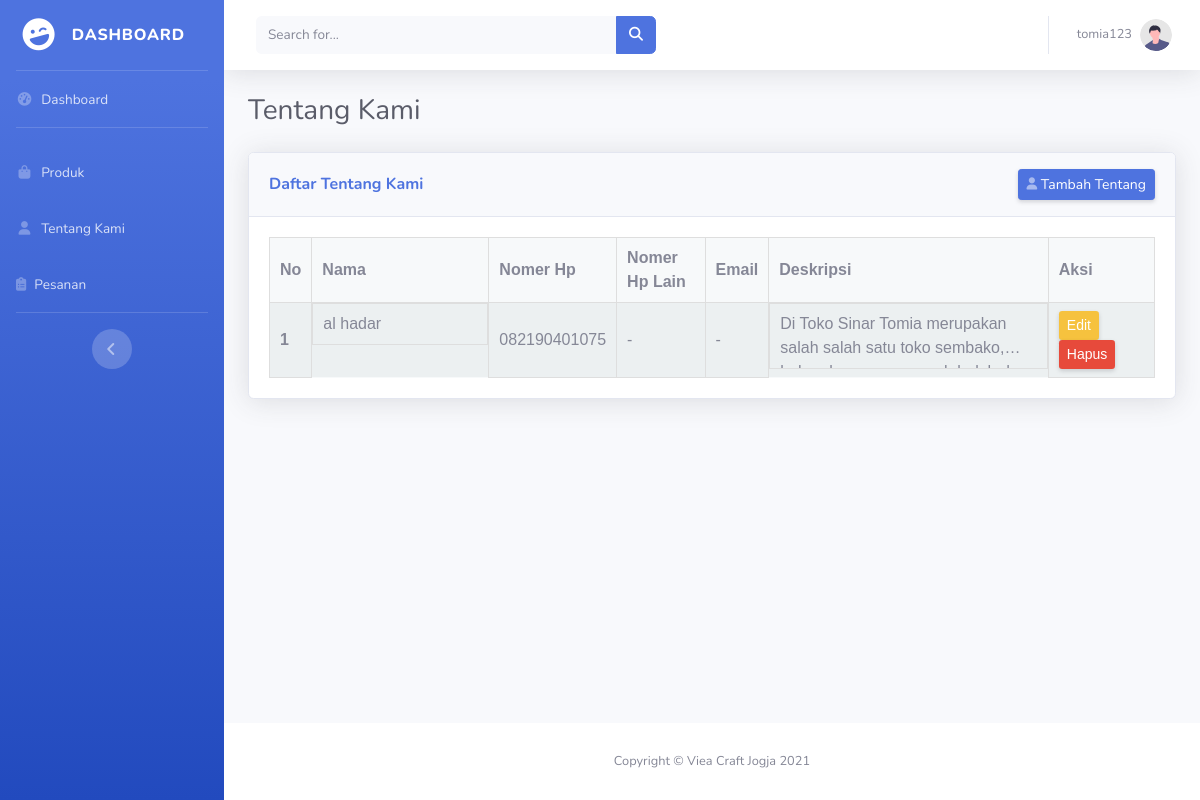
Page /tentang_kami.php?pesan=berhasil (signed in) on the committed database.
### tables this page shows
CREATE TABLE `about` (
  `aid` int(20) NOT NULL,
  `anama` varchar(255) NOT NULL,
  `anomer` varchar(255) NOT NULL,
  `anomer1` varchar(20) NOT NULL,
  `aemail` varchar(255) NOT NULL,
  `adeskripsi` text NOT NULL
);

### tentang_kami.php (the view, shortened to what this page needs)
<!DOCTYPE html>
<html lang="en">
<?php
    include 'konek.php';
 ?>
<head>
    <link href="vendor/fontawesome-free/css/all.min.css" rel="stylesheet" type="text/css">
    <link href="css/sb-admin-2.min.css" rel="stylesheet">
    <link href="css/table.css" rel="stylesheet">
</head>
<body id="page-top">
   <?php
   include 'sidebar.php';
   include 'topbar.php';
   ?>
                <div class="container-fluid">
                    <div class="d-sm-flex align-items-center justify-content-between mb-4">
                        <h1 class="h3 mb-0 text-gray-800">Tentang Kami</h1>
                    </div>
                    <div class="row">
                        <div class="col-xl-12 col-lg-7">
                            <div class="card shadow mb-4">
                                <div
                                    class="card-header py-3 d-flex flex-row align-items-center justify-content-between">
                                    <h6 class="m-0 font-weight-bold text-primary">Daftar Tentang Kami</h6>
                                    <div class="dropdown no-arrow">
                                        <a href="tambah_tentang_kami.php" class="d-none d-sm-inline-block btn btn-sm btn-primary shadow-sm"> Tambah Tentang</a>
                                </div>
                                </div>
                        <div class="card-body">
                            <div class="rspv-tabel">
                                <table>
                                     <tr>
                                       <th scope="col" width="3%">No</th>
                                       <th scope="col" width="20%">Nama</th>
                                       <th scope="col" width="10%">Nomer Hp</th>
                                       <th scope="col" width="10%">Nomer Hp Lain</th>
                                       <th scope="col" width="5%">Email</th>
                                       <th scope="col">Deskripsi</th>
                                       <th scope="col" width="12%">Aksi</th>
                                     </tr>
                                   <?php
                            include "konek.php";
                                $no = 1;
                                $tampil = mysqli_query($konek, "SELECT * from about order by aid desc");
                                    while($data = mysqli_fetch_array($tampil)) :
                                ?>
                                      <tr>
                                        <th scope="row"><?=$no++; ?></th>
                                        <td class="textsk"><?=$data['anama']; ?></td>
                                        <td><?=$data['anomer']; ?></td>
                                        <td><?=$data['anomer1']; ?></td>
                                        <td><?=$data['aemail']; ?></td>
                                        <td class="textsk"><?=$data['adeskripsi'];?></td>
                                        <td><a href="edit_tentang_kami.php?aid=<?php echo $data['aid'];?>" class="d-none d-sm-inline-block btn-space btn-sm btn-warning shadow-sm mr-1">Edit</a><a href="hapus_tentang_kami.php?aid=<?php echo $data['aid'];?>" class="d-none d-sm-inline-block btn-space btn-sm btn-danger shadow-sm">Hapus</a></td>
                                      </tr>
                                <?php endwhile; ?>
                                </table>
                                </div>
                                </div>
                            </div>
                        </div>
                    </div>
                </div>
            </div>
            <?php
            include 'footer.php';
            ?>
        </div>
    </div>
</body>
</html>

### topbar.php (shortened to what this page needs)
<?php
                                $tampil = mysqli_query($konek, "SELECT * from login");
                                    while($data = mysqli_fetch_array($tampil)){
                                        ?>
<nav class="navbar navbar-expand navbar-light bg-white topbar mb-4 static-top shadow">
                    <form
                        class="d-none d-sm-inline-block form-inline mr-auto ml-md-3 my-2 my-md-0 mw-100 navbar-search">
                        <div class="input-group">
                            <input type="text" class="form-control bg-light border-0 small" placeholder="Search for..."
                                aria-label="Search" aria-describedby="basic-addon2">
                            <div class="input-group-append">
                                <button class="btn btn-primary" type="button">
                                    <i class="fas fa-search fa-sm"></i>
                                </button>
                            </div>
                        </div>
                    </form>
                    <ul class="navbar-nav ml-auto">
                        <li class="nav-item dropdown no-arrow">
                            <a class="nav-link dropdown-toggle" href="#" id="userDropdown" role="button"
                                data-toggle="dropdown" aria-haspopup="true" aria-expanded="false">
                                <span class="mr-2 d-none d-lg-inline text-gray-600 small"><?=$data['username']; ?></span>
                                <img class="img-profile rounded-circle"
                                    src="img/undraw_profile.svg">
                            </a>
                        </li>
                    </ul>
                </nav>
<?php }?>

### css/table.css (style rules this page uses)
.rspv-tabel { overflow-x:auto; }
.rspv-tabel thead tr,table tr:nth-child(2n) { background:#ecf0f1; }
.rspv-tabel table { width:100%; background:#f7f9fa; border-spacing:0; border-collapse:collapse; overflow:hidden; }
.rspv-tabel table td,table th { padding:8px 10px; text-align:left; border:1px solid #dedede; font-family:sans-serif; }

### tentang_kami.php (style rules this page uses)
.textsk { overflow: hidden; text-overflow: ellipsis; display: -webkit-box; -webkit-line-clamp: 2; -webkit-box-orient: vertical; }

### rows in the picture
about: anama "al hadar", anomer "082190401075", anomer1 "-", aemail "-", adeskripsi "Di Toko Sinar Tomia merupakan salah salah satu toko…"

### other values in the picture
$data['username'] "tomia123"
